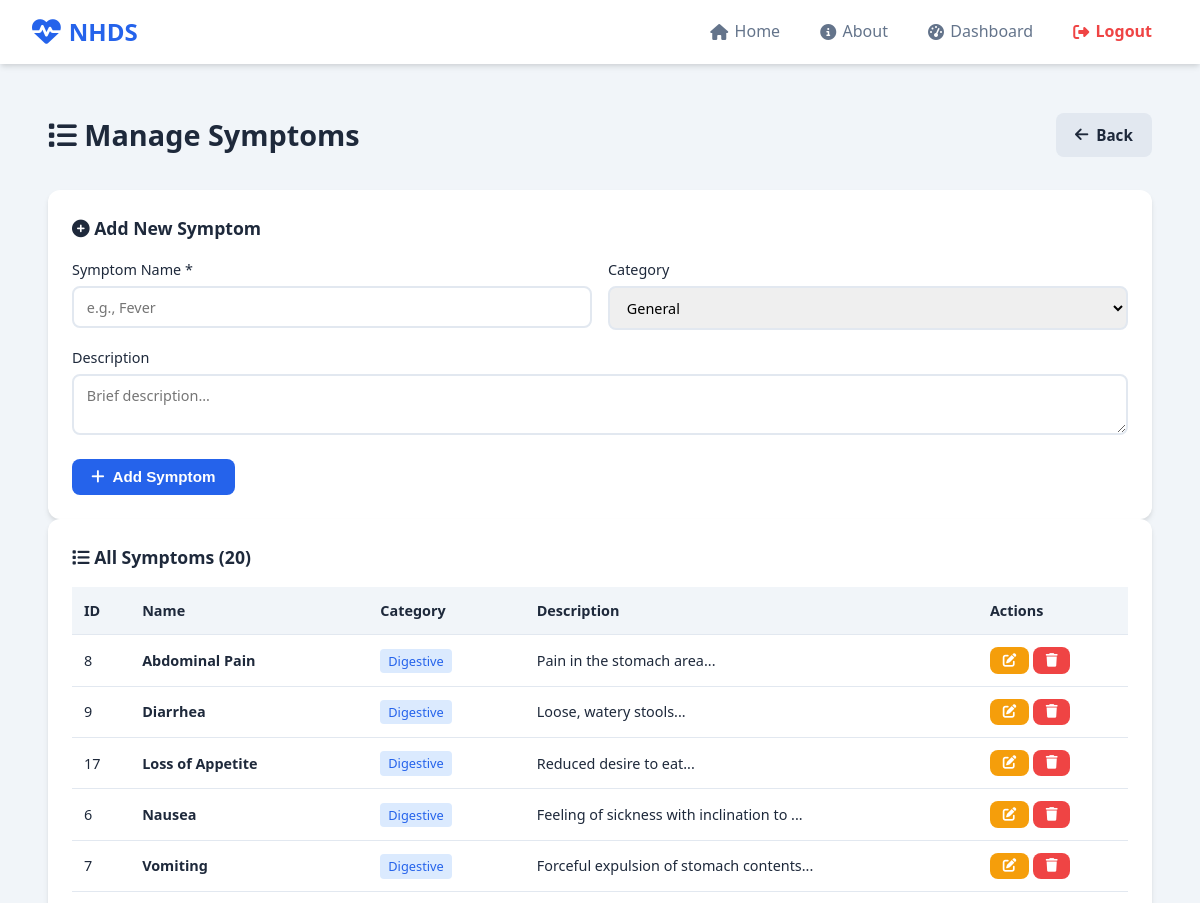
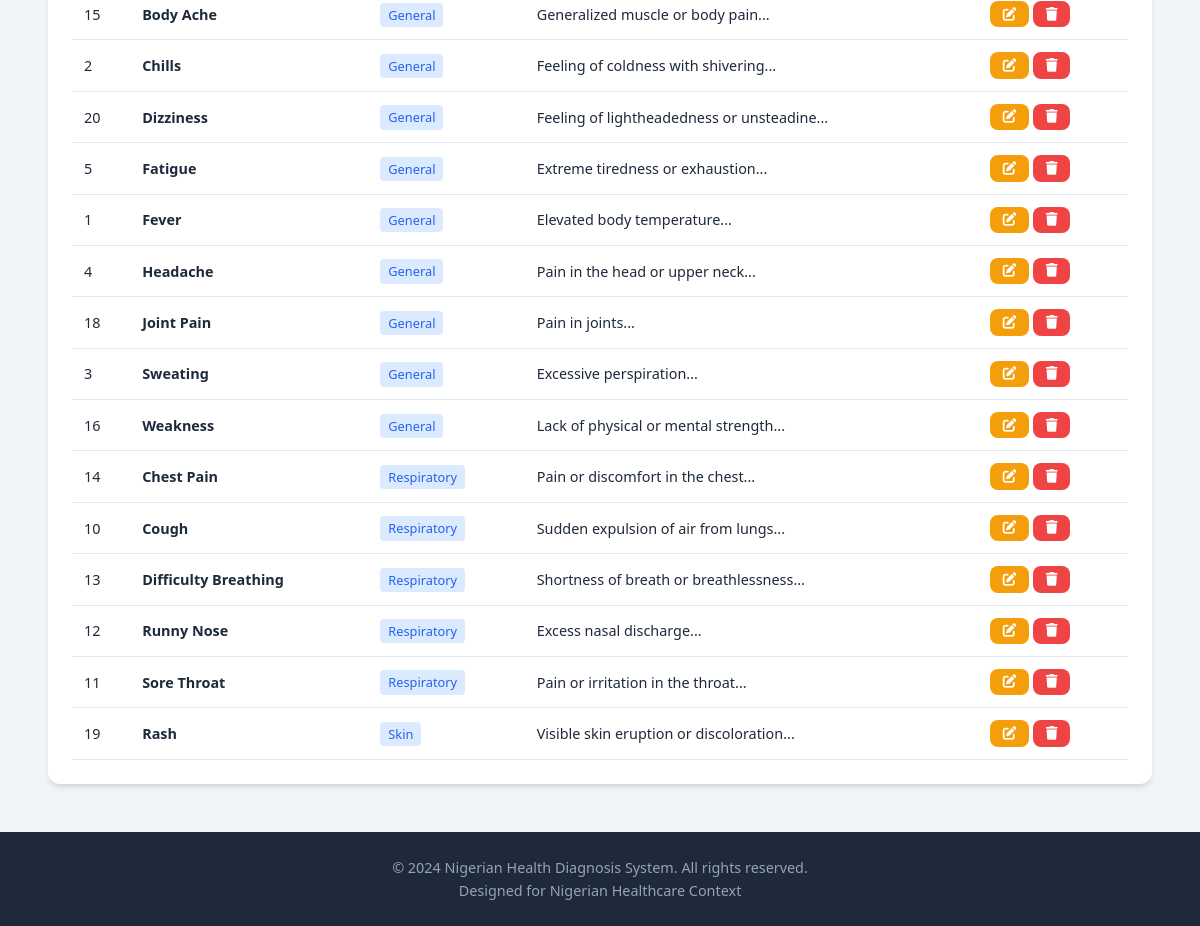
The page /admin/symptoms (signed in) on the database its author committed (2 pictures, top to bottom).
### tables this page shows
CREATE TABLE symptoms (symptom_id INTEGER PRIMARY KEY AUTOINCREMENT, symptom_name TEXT NOT NULL UNIQUE, symptom_category TEXT, description TEXT, created_at TIMESTAMP DEFAULT CURRENT_TIMESTAMP);

### app.py (the view)
@app.route('/admin/symptoms')
@admin_required
def admin_symptoms():
    db = get_db()
    cursor = db.execute('SELECT * FROM symptoms ORDER BY symptom_category, symptom_name')
    symptoms = cursor.fetchall()
    return render_template('admin/symptoms.html', symptoms=symptoms)

### app.py (called while the page is built)
def get_db():
    if 'db' not in g:
        g.db = sqlite3.connect(app.config['DATABASE'])
        g.db.row_factory = sqlite3.Row
    return g.db

def admin_required(f):
    @wraps(f)
    def decorated_function(*args, **kwargs):
        if 'user_id' not in session:
            flash('Please log in to access this page.', 'warning')
            return redirect(url_for('login'))
        if session.get('user_type') != 'admin':
            flash('Admin access required.', 'danger')
            return redirect(url_for('dashboard'))
        return f(*args, **kwargs)
    return decorated_function

### templates/admin/symptoms.html (shortened to what this page needs)
{% extends "base.html" %}
{% block content %}
<section class="admin-section">
    <div class="admin-header">
        <h1><i class="fas fa-list"></i> Manage Symptoms</h1>
        <a href="{{ url_for('admin_dashboard') }}" class="btn btn-secondary"><i class="fas fa-arrow-left"></i> Back</a>
    </div>
    <div class="admin-card">
        <h2><i class="fas fa-plus-circle"></i> Add New Symptom</h2>
        <form method="POST" action="{{ url_for('add_symptom') }}" class="admin-form">
            <div class="form-row">
                <div class="form-group">
                    <label>Symptom Name *</label>
                    <input type="text" name="symptom_name" required placeholder="e.g., Fever">
                </div>
                <div class="form-group">
                    <label>Category</label>
                    <select name="symptom_category">
                        <option value="General">General</option>
                    </select>
                </div>
            </div>
            <div class="form-group">
                <label>Description</label>
                <textarea name="description" rows="2" placeholder="Brief description..."></textarea>
            </div>
            <button type="submit" class="btn btn-primary"><i class="fas fa-plus"></i> Add Symptom</button>
        </form>
    </div>
    <div class="admin-card">
        <h2><i class="fas fa-list"></i> All Symptoms ({{ symptoms|length }})</h2>
        <div class="table-responsive">
            <table class="admin-table">
                <thead>
                    <tr>
                        <th>ID</th>
                        <th>Name</th>
                        <th>Category</th>
                        <th>Description</th>
                        <th>Actions</th>
                    </tr>
                </thead>
                <tbody>
                    {% for symptom in symptoms %}
                    <tr>
                        <td>{{ symptom['symptom_id'] }}</td>
                        <td><strong>{{ symptom['symptom_name'] }}</strong></td>
                        <td><span class="category-badge">{{ symptom['symptom_category'] }}</span></td>
                        <td>{{ symptom['description'][:40] }}...</td>
                        <td>
                            <button class="btn btn-sm btn-edit" onclick="editSymptom({{ symptom['symptom_id'] }}, '{{ symptom['symptom_name'] }}', '{{ symptom['symptom_category'] }}', '{{ symptom['description'] }}')"><i class="fas fa-edit"></i></button>
                            <a href="{{ url_for('delete_symptom', symptom_id=symptom['symptom_id']) }}" class="btn btn-sm btn-danger" onclick="return confirm('Delete this symptom?')"><i class="fas fa-trash"></i></a>
                        </td>
                    </tr>
                    {% endfor %}
                </tbody>
            </table>
        </div>
    </div>
</section>
{% endblock %}

### static/css/style.css (style rules this page uses)
:root { --primary: #2563eb; --primary-dark: #1d4ed8; --primary-light: #dbeafe; --secondary: #64748b; --success: #10b981; --danger: #ef4444; --warning: #f59e0b; --info: #3b82f6; --dark: #1e293b; --light: #f8fafc; --white: #ffffff; --gray-100: #f1f5f9; --gray-200: #e2e8f0; --gray-300: #cbd5e1; --gray-400: #94a3b8; --gray-500: #64748b; --shadow: 0 4px 6px -1px rgba(0,0,0,0.1), 0 2px 4px -1px rgba(0,0,0,0.06); --shadow-lg: 0 10px 15px -3px rgba(0,0,0,0.1), 0 4px 6px -2px rgba(0,0,0,0.05); --radius: 12px; --radius-sm: 8px; --transition: all 0.3s ease; }
* { margin: 0; padding: 0; box-sizing: border-box; }
body { font-family: 'Segoe UI', system-ui, -apple-system, sans-serif; background: var(--gray-100); color: var(--dark); line-height: 1.6; min-height: 100vh; display: flex; flex-direction: column; }
a { text-decoration: none; color: inherit; }
.btn { display: inline-flex; align-items: center; justify-content: center; gap: 0.5rem; padding: 0.6rem 1.2rem; border-radius: var(--radius-sm); border: none; font-size: 0.95rem; font-weight: 600; cursor: pointer; transition: var(--transition); }
.btn-primary { background: var(--primary); color: var(--white); }
.btn-secondary { background: var(--gray-200); color: var(--dark); }
.btn-danger { background: var(--danger); color: var(--white); }
.btn-sm { padding: 0.4rem 0.8rem; font-size: 0.85rem; }
.btn-edit { background: var(--warning); color: var(--white); }
.form-row { display: grid; grid-template-columns: 1fr 1fr; gap: 1rem; }
.admin-header { display: flex; justify-content: space-between; align-items: center; margin-bottom: 2rem; flex-wrap: wrap; gap: 1rem; }
.admin-header h1 { font-size: 1.8rem; }
.admin-card { background: var(--white); padding: 1.5rem; border-radius: var(--radius); box-shadow: var(--shadow); }
.admin-card h2 { font-size: 1.1rem; margin-bottom: 1rem; }
.admin-section { padding: 1rem; }
.admin-form .form-group { margin-bottom: 1rem; }
.admin-form label { display: block; margin-bottom: 0.3rem; font-weight: 500; font-size: 0.9rem; }
.admin-form input, .admin-form select, .admin-form textarea { width: 100%; padding: 0.6rem 0.8rem; border: 2px solid var(--gray-200); border-radius: var(--radius-sm); font-size: 0.9rem; font-family: inherit; }
.table-responsive { overflow-x: auto; }
.admin-table { width: 100%; border-collapse: collapse; font-size: 0.9rem; }
.admin-table th, .admin-table td { padding: 0.75rem; text-align: left; border-bottom: 1px solid var(--gray-200); }
.admin-table th { background: var(--gray-100); font-weight: 600; color: var(--gray-600); }
.category-badge { background: var(--primary-light); color: var(--primary); padding: 0.2rem 0.5rem; border-radius: 4px; font-size: 0.8rem; }

### rows shown on the page
symptoms: symptom_id "8", symptom_name "Abdominal Pain", symptom_category "Digestive", description "Pain in the stomach area"
symptoms: symptom_id "9", symptom_name "Diarrhea", symptom_category "Digestive", description "Loose, watery stools"
symptoms: symptom_id "17", symptom_name "Loss of Appetite", symptom_category "Digestive", description "Reduced desire to eat"
symptoms: symptom_id "6", symptom_name "Nausea", symptom_category "Digestive", description "Feeling of sickness with inclination to"
symptoms: symptom_id "7", symptom_name "Vomiting", symptom_category "Digestive", description "Forceful expulsion of stomach contents"
symptoms: symptom_id "15", symptom_name "Body Ache", symptom_category "General", description "Generalized muscle or body pain"
symptoms: symptom_id "2", symptom_name "Chills", symptom_category "General", description "Feeling of coldness with shivering"
symptoms: symptom_id "20", symptom_name "Dizziness", symptom_category "General", description "Feeling of lightheadedness or unsteadine"
symptoms: symptom_id "5", symptom_name "Fatigue", symptom_category "General", description "Extreme tiredness or exhaustion"
symptoms: symptom_id "1", symptom_name "Fever", symptom_category "General", description "Elevated body temperature"
symptoms: symptom_id "4", symptom_name "Headache", symptom_category "General", description "Pain in the head or upper neck"
symptoms: symptom_id "18", symptom_name "Joint Pain", symptom_category "General", description "Pain in joints"
symptoms: symptom_id "3", symptom_name "Sweating", symptom_category "General", description "Excessive perspiration"
symptoms: symptom_id "16", symptom_name "Weakness", symptom_category "General", description "Lack of physical or mental strength"
symptoms: symptom_id "14", symptom_name "Chest Pain", symptom_category "Respiratory", description "Pain or discomfort in the chest"
symptoms: symptom_id "10", symptom_name "Cough", symptom_category "Respiratory", description "Sudden expulsion of air from lungs"
symptoms: symptom_id "13", symptom_name "Difficulty Breathing", symptom_category "Respiratory", description "Shortness of breath or breathlessness"
symptoms: symptom_id "12", symptom_name "Runny Nose", symptom_category "Respiratory", description "Excess nasal discharge"
symptoms: symptom_id "11", symptom_name "Sore Throat", symptom_category "Respiratory", description "Pain or irritation in the throat"
symptoms: symptom_id "19", symptom_name "Rash", symptom_category "Skin", description "Visible skin eruption or discoloration"

### other values the page prints
{{ symptoms|length }} "20"
